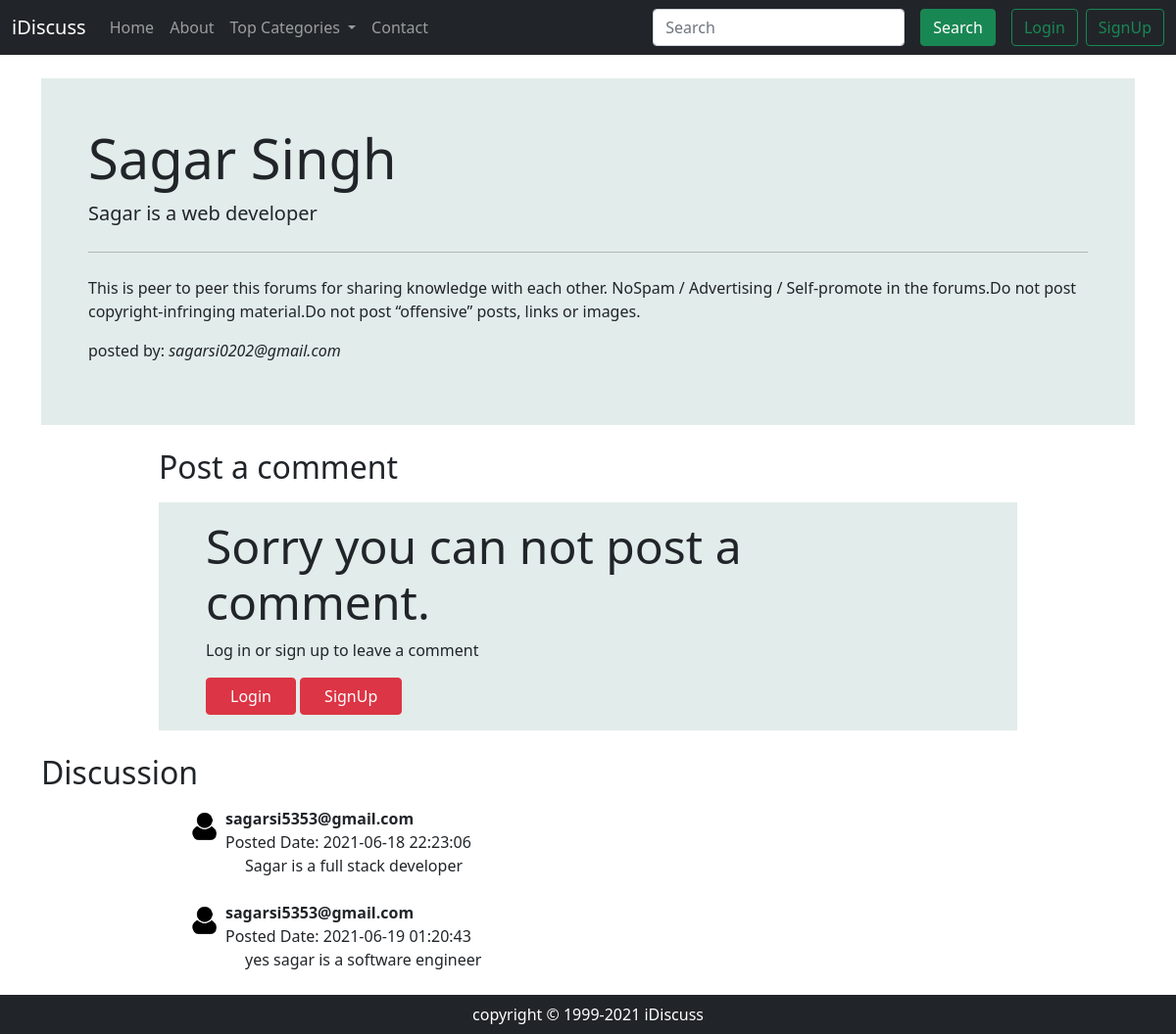
Page /thread.php?threadid=2 on the committed database.
### tables this page shows
CREATE TABLE `threads` (
  `thread_id` int(10) NOT NULL,
  `thread_title` varchar(255) NOT NULL,
  `thread_desc` text NOT NULL,
  `thread_cat_id` int(7) NOT NULL,
  `thread_user_id` int(7) NOT NULL,
  `thread_time` datetime NOT NULL DEFAULT current_timestamp()
);

CREATE TABLE `users` (
  `user_sno` int(11) NOT NULL,
  `user_email` varchar(35) NOT NULL,
  `user_pass` varchar(255) NOT NULL,
  `user_date` datetime NOT NULL DEFAULT current_timestamp()
);

CREATE TABLE `comments` (
  `comment_id` int(11) NOT NULL,
  `comment_content` text NOT NULL,
  `thread_id` int(8) NOT NULL,
  `common_time` datetime NOT NULL DEFAULT current_timestamp(),
  `comment_by` varchar(11) NOT NULL
);

### thread.php (the view, shortened to what this page needs)
<!doctype html>
<html lang="en">
<head>
    <link href="https://cdn.jsdelivr.net/npm/bootstrap@5.0.1/dist/css/bootstrap.min.css" rel="stylesheet">
</head>
<body>
    <?php include 'partials/_dbconnect.php'; ?>
    <?php include 'partials/_navbar.php'; ?>
    <?php
    $id = $_GET['threadid'];
    $sql = "SELECT * FROM `threads` WHERE thread_id=$id";
    $ressult = mysqli_query($conn, $sql);
    while ($row = mysqli_fetch_assoc($ressult)) {
        $title = $row['thread_title'];
        $desc = $row['thread_desc'];
        $thread_user_id = $row['thread_user_id'];
        $sql2 = "SELECT user_email FROM `users` WHERE user_sno=$thread_user_id";
        $result2 = mysqli_query($conn, $sql2);
        $row2 = mysqli_fetch_assoc($result2);
        $posted_by = $row2['user_email'];
    }
    ?>
    <div class="container my-4">
        <div class="jumbotron p-5" style="background: #e2ecea;">
            <h1 class="display-4"><?php echo $title; ?></h1>
            <p class="lead"><?php echo $desc; ?></p>
            <hr class="my-4">
            <p class="mb-3">This is peer to peer this forums for sharing knowledge with each other. NoSpam / Advertising / Self-promote in the forums.Do not post copyright-infringing material.Do not post “offensive” posts, links or images.</p>
            <p class="lead">
            <p>posted by: <em><?php echo $posted_by; ?></em></p>
            </p>
        </div>
    </div>
    <div class="container" style="max-width: 900px;">
        <h2>Post a comment</h2>
        <form action="<?php echo $_SERVER['REQUEST_URI']; ?>" method="post">
        <?php
                if (isset($_SESSION['loggedin']) && $_SESSION['loggedin'] == true) {
                        echo '<div class="form-group">
                            <label for="text" class="form-label">Type your comments</label>
                            <textarea type="text" minlength="5" class="form-control" id="comment" name="comment"></textarea>
                            <input type="hidden" name="user_sno" value="'. $_SESSION["user_sno"]. '">
                        </div>
                        <button type="submit" class="btn btn-success my-2">Post Commnet</button>
                    </form>';
                }
                else{
                    echo '<div class="jumbotron jumbotron-fluid px-5 py-3 my-3" style="background: #e2ecea; max-width: 900px; margin: auto;">
                <h1 class="display-5">Sorry you can not post a comment.</h1>
                <p class="mb-3">Log in or sign up to leave a comment</p>
                <a href="#" class="btn btn-danger my2 px-4" data-bs-toggle="modal" data-bs-target="#loginModal">Login</a>
                <a href="#" class="btn btn-danger my2 px-4" data-bs-toggle="modal" data-bs-target="#signupModal">SignUp</a>
                </div>';
                }
        ?>
    </div>
    <div class="container">
        <h2 class="py-2">Discussion</h2>
        <?php
        $id = $_GET['threadid'];
        $sql = "SELECT * FROM `comments` WHERE thread_id=$id";
        $ressult = mysqli_query($conn, $sql);
        while ($row = mysqli_fetch_assoc($ressult)) {
            $content = $row['comment_content'];
            $comment_time = $row['common_time'];
            $thread_user_id = $row['comment_by'];
            $sql2 = "SELECT user_email FROM `users` WHERE user_sno=$thread_user_id";
            $result2 = mysqli_query($conn, $sql2);
            $row2 = mysqli_fetch_assoc($result2);
            echo '<div class="media mb-2" style="display: flex; max-width: 830px; margin: auto;">
                        <img src="img/user.png" class="p-1" width="45px" height="40px" class="mr-3" alt="...">
                        <div class="media-body">
                        <p class="font-weight-bold my-0"><b>'.$row2['user_email'].'</b></p>
                        <p class="my-0">Posted Date: ' . $comment_time . '</p>
                            <p style="margin-left: 20px;">' . $content . '</p>
                        </div>
                    </div>';
        }
        ?>
    </div>
    <?php include 'partials/_footer.php'; ?>
</body>
</html>

### rows in the picture
threads: thread_title "Sagar Singh", thread_desc "Sagar is a web developer"
users: user_email "sagarsi0202@gmail.com"
comments: users.user_email "sagarsi5353@gmail.com", common_time "2021-06-18 22:23:06", comment_content "Sagar is a full stack developer"
comments: users.user_email "sagarsi5353@gmail.com", common_time "2021-06-19 01:20:43", comment_content "yes sagar is a software engineer"
